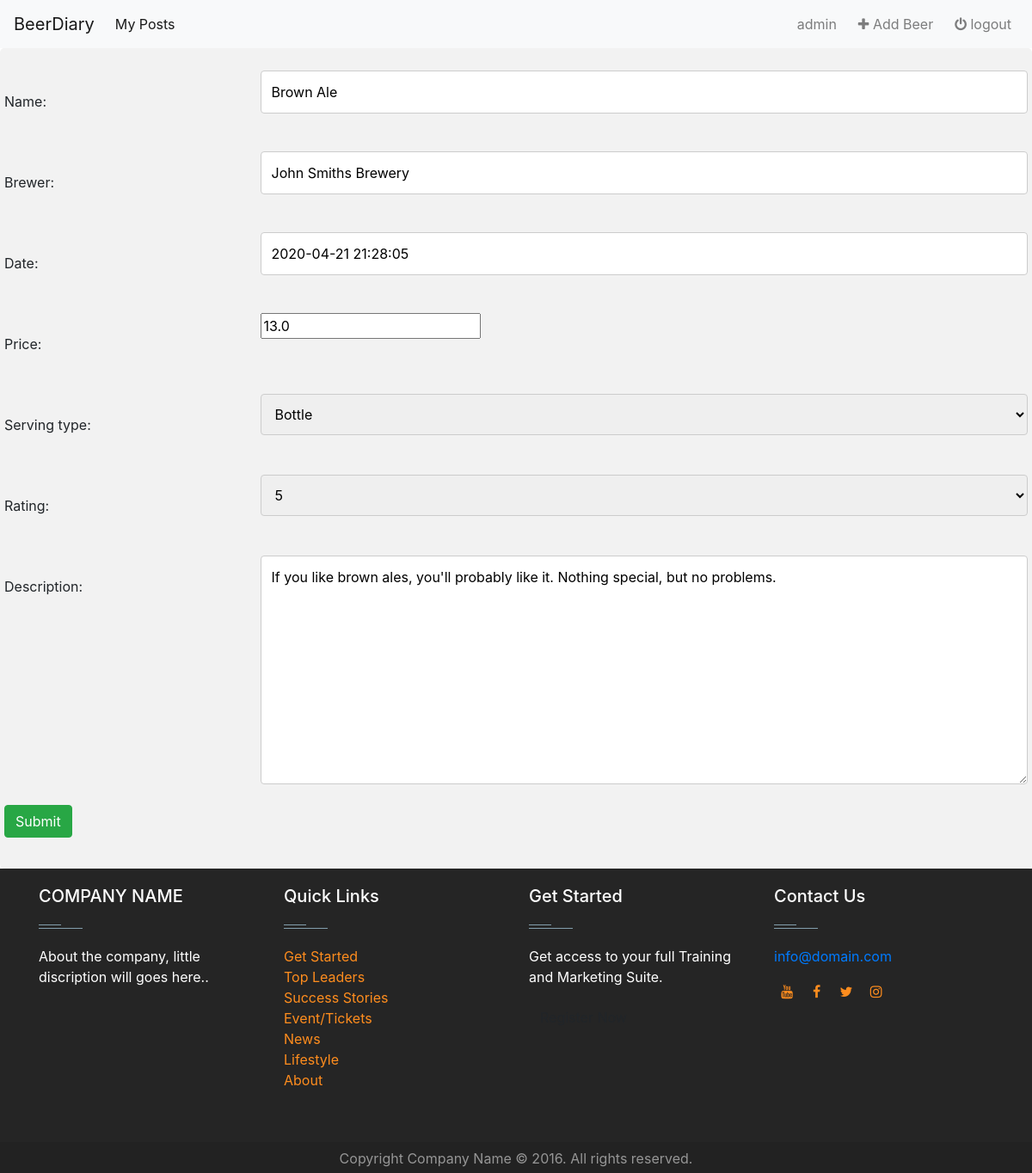
Page /1/update (signed in) on the committed database.
### beers/models.py (models this page shows, shortened)
class Beer(models.Model):
    name = models.CharField(max_length=250)
    brewer = models.CharField(max_length=250)
    date = models.DateTimeField(default=datetime.now)
    price = models.FloatField()
    serving_type = models.CharField(max_length=250)
    rating = models.CharField(max_length=250)
    description = models.TextField(max_length=500, null=True)

### beers/views.py (the view)
# urls.py: path('<slug:pk>/update', views.UpdateBeer.as_view(), name='update_beer'),
class UpdateBeer(UpdateView):
    form_class = AddBeerForm
    template_name = 'beers/add_beer.html'
    model = Beer
    success_url = reverse_lazy('beers:detail')

### beers/forms.py
class AddBeerForm(forms.ModelForm):
    CHOICES = (
        ("Bottle", "Bottle"),
        ("Draft", "Draft"),
    )
    serving_type = forms.ChoiceField(choices=CHOICES)
    rating = forms.ChoiceField(choices=[(x, x) for x in range(1, 6)])
    class Meta:
        model = Beer
        fields = '__all__'

### templates/beers/add_beer.html (shortened to what this page needs)
{% extends 'base.html' %}
{% load staticfiles %}
{% block main-content %}
<div class="beer-container">
  <form method="post" enctype="multipart/form-data">
    {% for field in form %}
    <div class="row">
      <div class="col-25">
        <label>{{ field.label_tag }}</label>
      </div>
      <div class="col-75">
        {{ field }}
      </div>
    </div>
    {% endfor %}
    <br>
    <div class="row">
      <button class="btn btn-success" type="submit">Submit</button>
    </div>
  </form>
</div>
{% endblock %}

### templates/base.html (shortened to what this page needs)
{% load staticfiles %}
{% load custom_url %}
<html>
<head>
  <link rel="stylesheet" type="text/css" href="{% static 'css/style.css' %}">
  <link rel="stylesheet" href="https://stackpath.bootstrapcdn.com/bootstrap/4.4.1/css/bootstrap.min.css">
  <link href="https://maxcdn.bootstrapcdn.com/font-awesome/4.7.0/css/font-awesome.min.css" rel="stylesheet">
</head>
<body>
<nav class="navbar navbar-expand-lg navbar-light bg-light">
  <a class="navbar-brand" href="{% url 'beers:index' %}">BeerDiary</a>
  <div class="collapse navbar-collapse" id="navbarSupportedContent">
    <ul class="navbar-nav mr-auto">
      {% if user.username %}
        <li class="nav-item active">
          <a class="nav-link" href="{% url 'beers:detail' %}">My Posts</a>
        </li>
      {% endif %}
    </ul>
    <ul class="nav navbar-nav navbar-right">
      {% if user.username %}
        <li>
          <a class="nav-link">{{ user.username }} &nbsp;</a>
        </li>
        <li class="">
          <a class="nav-link" href="{% url 'beers:add_beer' %}">
            <i class="fa fa-plus" aria-hidden="true"></i> Add Beer &nbsp;
          </a>
        </li>
        <li>
          <a class="nav-link" href="{% url 'beers:logout_user' %}">
            <i class="fa fa-power-off" aria-hidden="true"></i> logout
          </a>
        </li>
      {% endif %}
    </ul>
  </div>
</nav>
{% block main-content %}
{% endblock %}
<footer id="footer" class="footer-1">
  <div class="main-footer widgets-dark typo-light">
    <div class="container">
      <div class="row">
        <div class="col-xs-12 col-sm-6 col-md-3">
          <div class="widget subscribe no-box">
          <h5 class="widget-title">COMPANY NAME<span></span></h5>
          <p>About the company, little discription will goes here.. </p>
          </div>
        </div>
        <div class="col-xs-12 col-sm-6 col-md-3">
          <div class="widget no-box">
            <h5 class="widget-title">Quick Links<span></span></h5>
            <ul class="thumbnail-widget">
              <li>
                <div class="thumb-content"><a href="#.">Get Started</a></div>
              </li>
              <li>
                <div class="thumb-content"><a href="#.">Top Leaders</a></div>
              </li>
              <li>
                <div class="thumb-content"><a href="#.">Success Stories</a></div>
              </li>
              <li>
                <div class="thumb-content"><a href="#.">Event/Tickets</a></div>
              </li>
              <li>
                <div class="thumb-content"><a href="#.">News</a></div>
              </li>
              <li>
                <div class="thumb-content"><a href="#.">Lifestyle</a></div>
              </li>
              <li>
                <div class="thumb-content"><a href="#.">About</a></div>
              </li>
            </ul>
          </div>
        </div>
        <div class="col-xs-12 col-sm-6 col-md-3">
          <div class="widget no-box">
          <h5 class="widget-title">Get Started<span></span></h5>
          <p>Get access to your full Training and Marketing Suite.</p>
          <a class="btn" href="#." target="_blank">Register Now</a>
          </div>
        </div>
        <div class="col-xs-12 col-sm-6 col-md-3">
          <div class="widget no-box">
            <h5 class="widget-title">Contact Us<span></span></h5>
            <p><a href="mailto:info@domain.com" title="glorythemes">info@domain.com</a></p>
            <ul class="social-footer2">
              <li class="">
                <a title="youtube" target="_blank" href="https://www.youtube.com/"><i style="padding-top: 5px" class="fa fa-youtube"></i></a>
              </li>
              <li class="">
                <a href="https://www.facebook.com/" target="_blank" title="Facebook"><i style="padding-top: 5px" class="fa fa-facebook"></i></a>
              </li>
              <li class="">
                <a href="https://twitter.com" target="_blank" title="Twitter"><i style="padding-top: 5px" class="fa fa-twitter"></i></a>
              </li>
              <li class="">
                <a title="instagram" target="_blank" href="https://www.instagram.com/"><i style="padding-top: 5px" class="fa fa-instagram"></i></a>
              </li>
            </ul>
          </div>
        </div>
      </div>
    </div>
  </div>
  <div class="footer-copyright">
    <div class="container">
      <div class="row">
        <div class="col-md-12 text-center">
          <p>Copyright Company Name © 2016. All rights reserved.</p>
        </div>
      </div>
    </div>
  </div>
</footer>
</body>

### beers/static/css/style.css (style rules this page uses)
body { color: black; }
.footer-1 .footer-copyright { margin-bottom: 0px; }
footer .main-footer { padding: 20px 0; background: #252525; }
footer ul { padding-left: 0; list-style: none; }
.footer-copyright { background: #222; padding: 5px 0; }
.footer-copyright p { color: #969696; margin: 2px 0 0; }
.widget { padding: 20px; margin-bottom: 40px; }
.widget.no-box { padding: 0; background-color: transparent; margin-bottom: 40px; box-shadow: none; -webkit-box-shadow: none; -moz-box-shadow: none; -ms-box-shadow: none; -o-box-shadow: none; }
.widget.subscribe p { margin-bottom: 18px; }
.widget li a { color: #ff8d1e; }
.widget-title { margin-bottom: 20px; }
.widget-title span { background: #839FAD none repeat scroll 0 0;display: block; height: 1px;margin-top: 25px;position: relative;width: 20%; }
.widget-title span::after { background: inherit;content: "";height: inherit; position: absolute;top: -4px;width: 50%; }
.typo-light h1, .typo-light h2, .typo-light h3, .typo-light h4, .typo-light h5, .typo-light h6, .typo-light p, .typo-light div, .typo-light span, .typo-light small { color: #fff; }
ul.social-footer2 { margin: 0;padding: 0; width: auto; }
ul.social-footer2 li { display: inline-block;padding: 0; }
ul.social-footer2 li a { display: block; height:30px;width: 30px;text-align: center; }
.btn { background-color: #ff8d1e; color:#fff; }

### templates/beers/add_beer.html (style rules this page uses)
input[type=text], select, textarea { width: 100%; padding: 12px; border: 1px solid #ccc; border-radius: 4px; box-sizing: border-box; resize: vertical; }
label { padding: 12px 12px 12px 0; display: inline-block; }
.beer-container { border-radius: 5px; background-color: #f2f2f2; padding: 20px; }
.col-25 { float: left; width: 25%; margin-top: 6px; }
.col-75 { float: left; width: 75%; margin-top: 6px; }
.row:after { content: ""; display: table; clear: both; }

### rows in the picture
Beer: form "Brown Ale" "John Smiths Brewery" "2020-04-21 21:28:05" "13.0" "Bottle" "5" "If you like brown ales, you'll probably like it. Nothing special, but no problems."

### other values in the picture
{{ user.username }} "admin"
{{ field.label_tag }} "Name:" "Brewer:" "Date:" "Price:" "Serving type:" "Rating:" "Description:"
